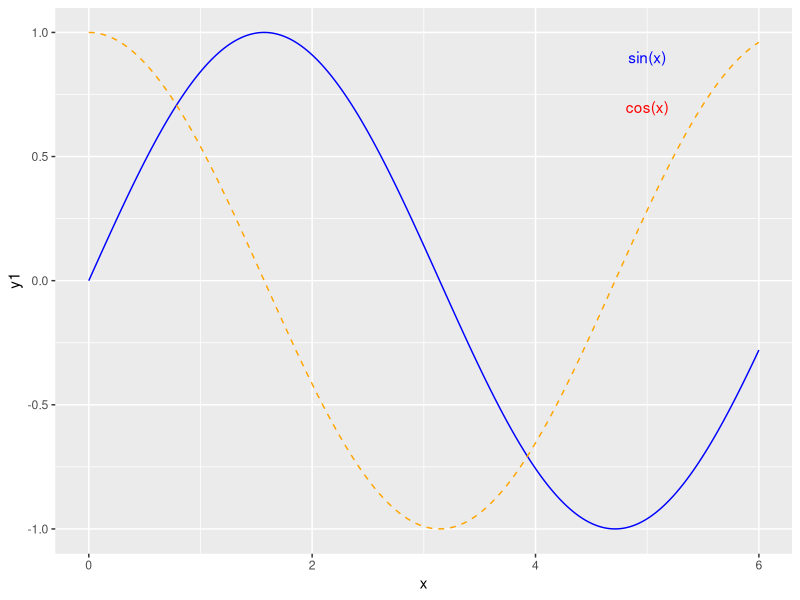
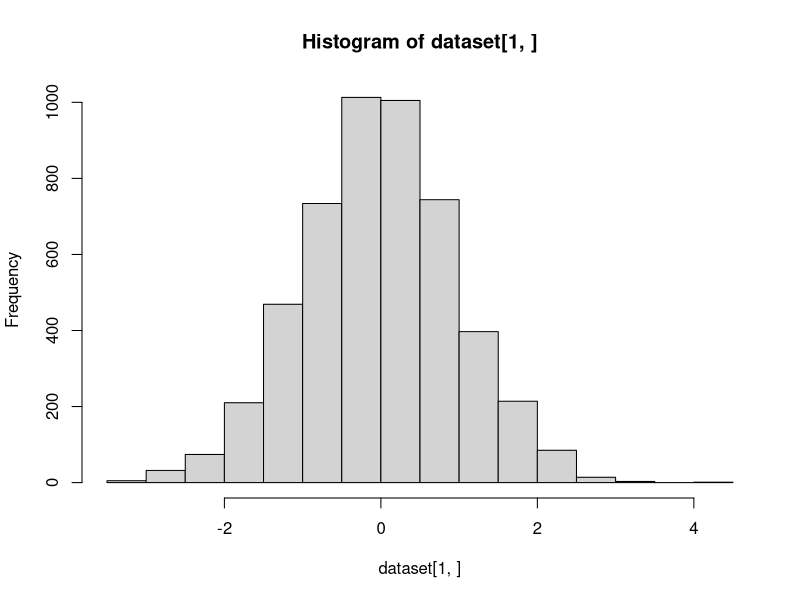
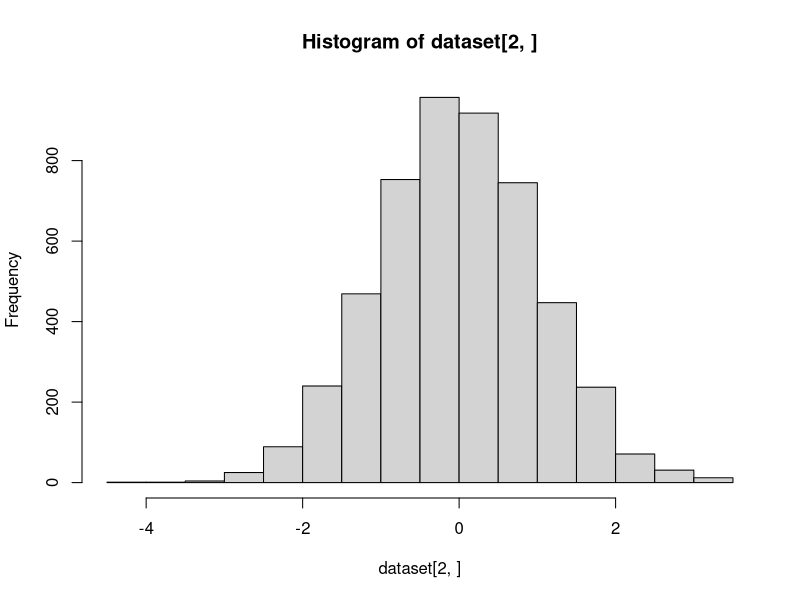

Generate these figures, in order, with R:
#Q1
A = matrix(c(3,5,0,2), nrow=2)
B = matrix(c(1,4,4,7), nrow=2)

#a
A + B
#b
A - B
#c
A %*% B
#d
A %*% solve(B)
#e
A %*% solve(B)
#f
solve(A, B)
#g
A * B
#h
A / B

#Q2
A = matrix(c(1,2,1,4,4,6,3,13,3,8,4,15,7,3,5,15), nrow=4)
qr(A)$rank

#Q3
A = matrix(c(1,2,1,2,4,6,3,1,3,8,4,7,7,3,5,6), nrow=4)
a = matrix(c(14,8,10,18), nrow=4)
solve(A, a)

#Q4
set.seed(6354)
A = matrix(runif(16), nrow=4)
sum(diag(A))
det(A)
ev = eigen(A)$values

#Q5
x = seq(-6, 121, by=1)
y = seq(-6, 120, by=2)
z = 2^(seq(1, 7, by=1))

#Q6
A = matrix(0, nrow=5, ncol=6)
for (row in 1:nrow(A)) {
  for (col in 1:ncol(A)) {
    if (row - col == 0) {
      A[row,col] = -8
    }
    else if (abs(row - col) == 1) {
      A[row,col] = 3
    }
  }
}

#Q7
x = seq(0,6,0.01)
y1 = sin(x)
y2 = cos(x)
df <- data.frame(x,y1,y2)

install.packages("ggplot2")
library(ggplot2)
require(ggplot2)
ggplot(df, aes(x=x)) +                    
  geom_line(aes(y=y1), colour="blue") +  
  geom_line(aes(y=y2), colour="orange", linetype="dashed")+
  annotate("text", x = 5, y = 0.9, label = "sin(x)", colour = "blue")+
  annotate("text", x = 5, y = 0.7, label = "cos(x)", colour = "red")

#Q8
x<-runif(1000)
y<-(x<=0.4)*1
mean(y)

#Q9
x <-rbinom(1000,1,0.5)
mean(x)

#Q10
x<-runif(50)
y<-(x<=0.2)*1
mean(y)

#Q11
x<-runif(1)
if(x<=0.35){
  y<-1
}else if(x>0.35 & x<=0.5){
  y<-2
}else if(x>0.5 & x<=0.9){
  y<-3
}else{
  y<-4
}

#Q12
x<-runif(1)
y = -log(1-x)

#Q13
U<-matrix(runif(10000,0,1),nrow=2)
dataset<-matrix(0, nrow = 2, ncol = 5000)
dataset[1,]<-sqrt(-2*log(U[1,]))*cos(2*pi*U[2,])
dataset[2,]<-sqrt(-2*log(U[1,]))*sin(2*pi*U[2,])
hist(dataset[1,])
var(dataset[1,])
hist(dataset[2,])
var(dataset[2,])
